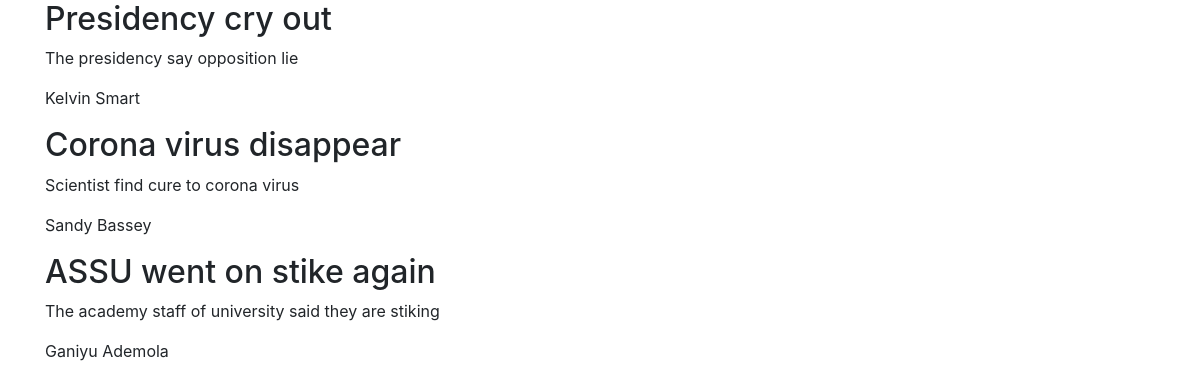
The page /news/ on the database as committed earlier.
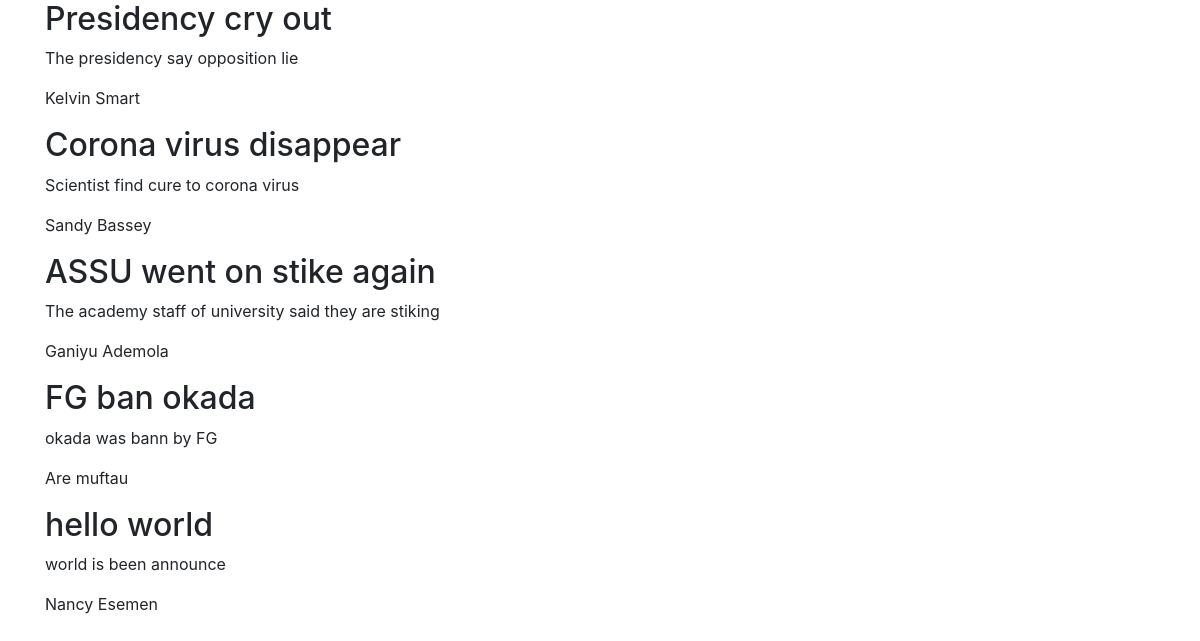
The same page on the database as committed later.
### news/models.py (models this page shows, shortened)
class NewsPost(models.Model):
    title = models.CharField(max_length=50)
    content = models.CharField(max_length=200)
    author = models.CharField(max_length=50)

### news/views.py (the view)
# urls.py: path('',views.detail_post, name="detail_post"),
def detail_post(request):
    obj = NewsPost.objects.all()
    template_name = "detail_post.html"
    context = {"newspost": obj}
    return render(request, template_name, context)

### news/templates/detail_post.html (shortened to what this page needs)
{% extends 'base.html' %}
{% block content %}
    {% for news in newspost %}
        <div>
            <h2>{{news.title}}</h2>
            <p>{{news.content}}</P>
            <p>{{news.author}}</p>
        </div>
    {% endfor %}
{% endblock  %}

Rows that differ between the two databases and show on the page:
added NewsPost: title "FG ban okada", content "okada was bann by FG", author "Are muftau"
added NewsPost: title "hello world", content "world is been announce", author "Nancy Esemen"
